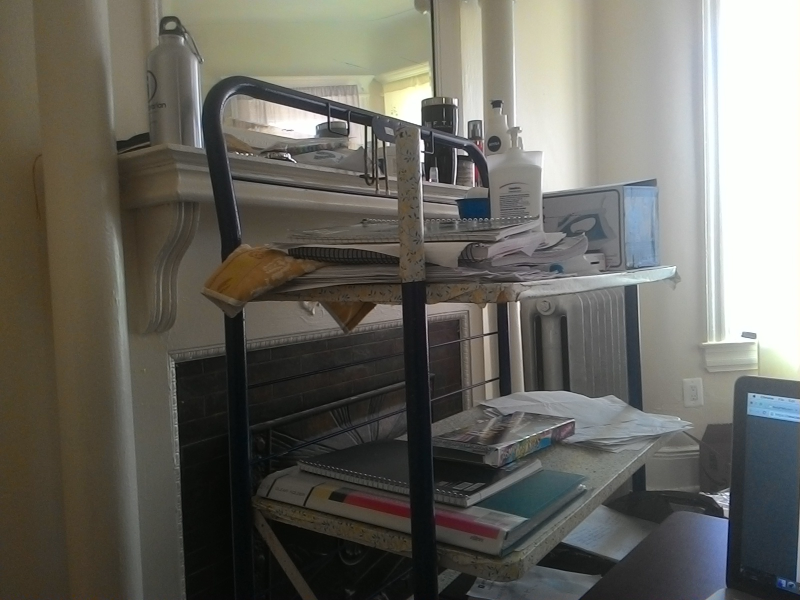
%> input picture Epipolar Geometry/Ques4a/Left.jpg, 1600 x 1200 px (shown at 1/2 size)
$ octave Ques_4a.m   (GNU Octave 9; MATLAB toolbox functions it lacks are replaced by stand-ins)
%> lines starting %> are read from the running program, lines starting %| are printed output that depends on the picture
clc,close all
% Reading the stereo pair of scene
left=imread('Left.jpg');
%> left is the input picture: size 1200x1600x3 uint8; mean R, G, B 104.9, 103.5, 96.3
right=imread('Right.jpg');
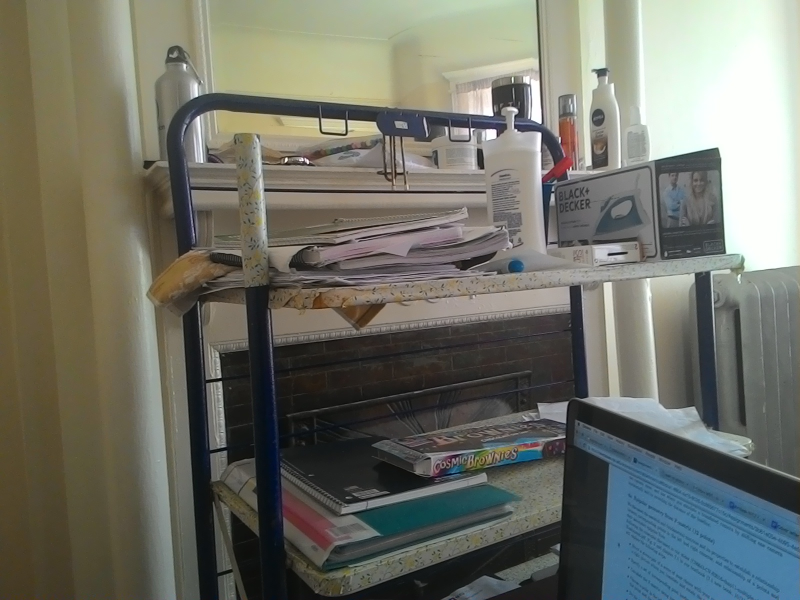
%> input picture Epipolar Geometry/Ques4a/Right.jpg, 1600 x 1200 px (shown at 1/2 size)
%> right is the input picture: size 1200x1600x3 uint8; mean R, G, B 111.6, 112.8, 103.2

% Load the left points and right points
load left_points.mat
load right_points.mat

% Plotting the point selected
figure(1),imshow(left),title('Points on the left image'),title('Left Image and 12 points'),
hold on, plot(left_points(:,1),left_points(:,2),'r*')
%> after `plot(left_points(:,1),left_points(:,2),'r*')`:
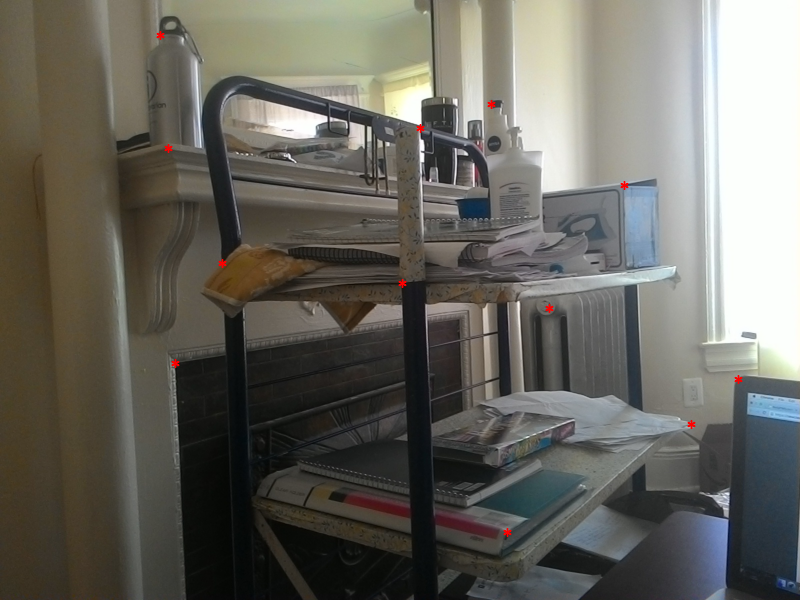
%> figure redrawn from the program's plot data; shown at 1/2 size; its title reads 'Left Image and 12 points'

figure(2),imshow(right),title('Points on the right image'),title('Right Image and 12 corresponding points'),
hold on, plot(right_points(:,1),right_points(:,2),'r*')
%> after `plot(right_points(:,1),right_points(:,2),'r*')`:
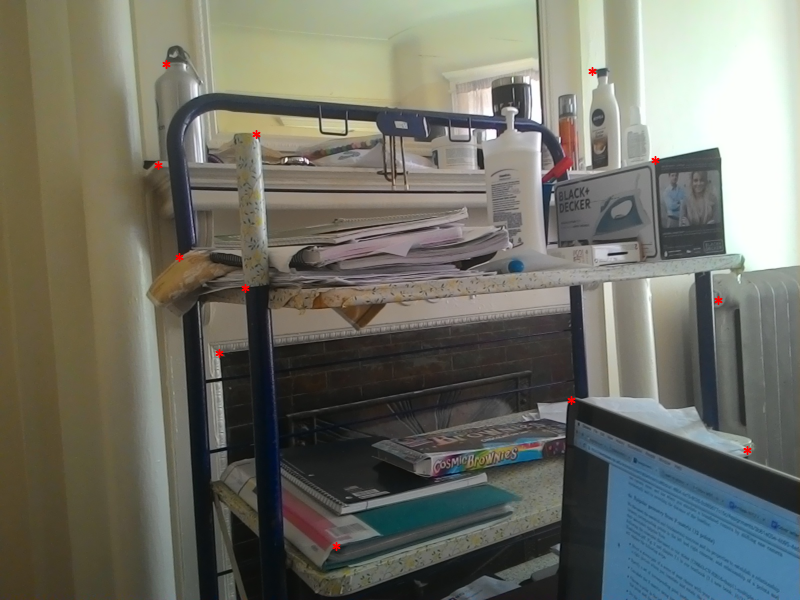
%> figure redrawn from the program's plot data; shown at 1/2 size; its title reads 'Right Image and 12 corresponding points'


%% Calculate the F-matrix
% Normalize the points( Hartley preconditioning algorithm)
% The coordinates of corresponding points can have a wide range leading to numerical instabilities.
% It is better to first normalize them so they have average 0 and stddev 1 (mean distance from the center is sqrt(2)
% and denormalize F at the end

l=left_points';
r=right_points';
% Normalising left points
centl=mean(l, 2); %x_bar and y_bar
tl=bsxfun(@minus,l, centl);

% compute the scale to make mean distance from centroid sqrt(2)
meanl=mean(sqrt(sum(tl.^2)));
if meanl>0 % protect against division by 0
    sl=sqrt(2)/meanl;
else
    sl=1;
end
T=diag(ones(1,3)*sl);
T(1:end-1,end)=-sl*centl;
T(end)=1;
if size(l,1)>2
    left_normPoints=T*l;
else
    left_normPoints=tl*sl;
end
% Normalising the right points
centr=mean(r, 2); %x_bar and y_bar
tr=bsxfun(@minus,r,centr);

% compute the scale to make mean distance from centroid sqrt(2)
meanr=mean(sqrt(sum(tr.^2)));
if meanr>0 % protect against division by 0
    sr=sqrt(2)/meanr;
else
    scaler=1;
end
T_bar=diag(ones(1,3)*sr);
T_bar(1:end-1,end)=-sr*centr;
T_bar(end)=1;
if size(r,1)>2
    right_normPoints=T_bar*r ;
else
    right_normPoints=tr*sr;
end
%% Expressing the linear equation
u=left_normPoints(1,:)';
v=left_normPoints(2,:)';
ud=right_normPoints(1,:)';
vd=right_normPoints(2,:)';

% Defining the image points in one matrix
P=[u.*ud,v.*ud,ud,u.*vd,v.*vd,vd,u,v,ones(size(u,1),1)];
% % Perform SVD of P
[U,S,V]=svd(P);
[min_val,min_index]=min(diag(S(1:9,1:9)));
% % m is given by right singular vector of min. singular value
m=V(1:9,min_index);
% Projection matrix reshaping
F=[m(1:3,1)';m(4:6,1)';m(7:9,1)'];
% F1=F;
% To enforce rank 2 constraint:
% Find the SVD of F: F = Uf.Df.VfT
% Set smallest s.v. of F to 0 to create D?f
% Recompute F: F = Uf.D?f.VfT
[Uf,Sf,Vf]=svd(F);
Sf(end)=0;
F=Uf*Sf*Vf';
% Denormalise F and transform back to original scale
F=T_bar'*F*T;
% % Normalize the fundamental matrix.
F=F/norm(F)
if F(end)<0
  F=-F
end
%%

% Choose a point in the left image and calculate the epipolar line in the right image
% figure,imshow(left);
% cpselect(left,right)

 load el_left;
 load el_right;
 er_right=el_right;
epi_lineR=zeros(size(el_left,1),3);
el_left(:,3)=ones(size(el_left,1),1);
for i=1:size(el_left,1)
epi_lineR(i,:)=(F*el_left(i,:)')';
epi_lineR(i,:)=epi_lineR(i,:)./epi_lineR(i,3);
end

% Plotting the epipole in right image
al=epi_lineR(:,1);
bl=epi_lineR(:,2);
cl=epi_lineR(:,3);
xl=1:1:size(right,2);
%> xl = 1600 values from 1 to 1600
yl=zeros(size(el_left,1),size(right,2));
figure(3),imshow(left),title('Points on the left image')
hold on, plot(el_left(:,1),el_left(:,2),'r*');hold off
figure(4),imshow(right);hold on, title('Corresponding Epipolar lines on right image')
plot(el_right(:,1),el_right(:,2),'r*');hold on
for i=1:size(al)
    yl(i,:)=-(al(i)/bl(i)).*xl-(cl(i)/bl(i));
    figure(4),
     plot(xl(1,:),yl(i,:))
   hold on
end
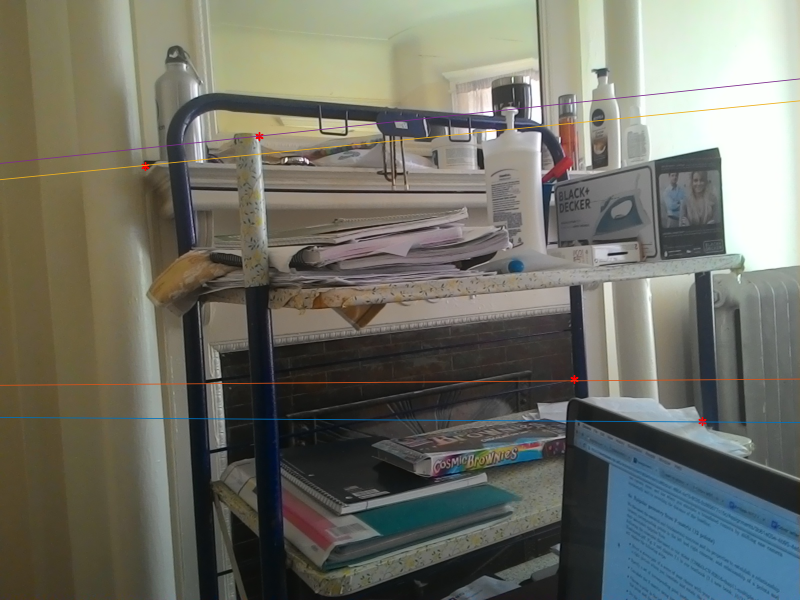
%> figure redrawn from the program's plot data; shown at 1/2 size; its title reads 'Corresponding Epipolar lines on right image'

%%
% Choose a point in the right image and calculate the epipolar line in the left image
epi_lineL=zeros(size(er_right,1),3);
er_right(:,3)=ones(size(er_right,1),1);
for i=1:size(er_right,1)
epi_lineL(i,:)=er_right(i,:)*F;
epi_lineL(i,:)=epi_lineL(i,:)./epi_lineL(i,3);
end

% Plotting the epipole in right image
ar=epi_lineL(:,1);
br=epi_lineL(:,2);
cr=epi_lineL(:,3);
xr=1:1:size(left,2);
%> xr = 1600 values from 1 to 1600
yr=zeros(size(er_right,1),size(left,2));
figure(5),imshow(right),hold on,title('Points on the right image')
plot(er_right(:,1),er_right(:,2),'r*');
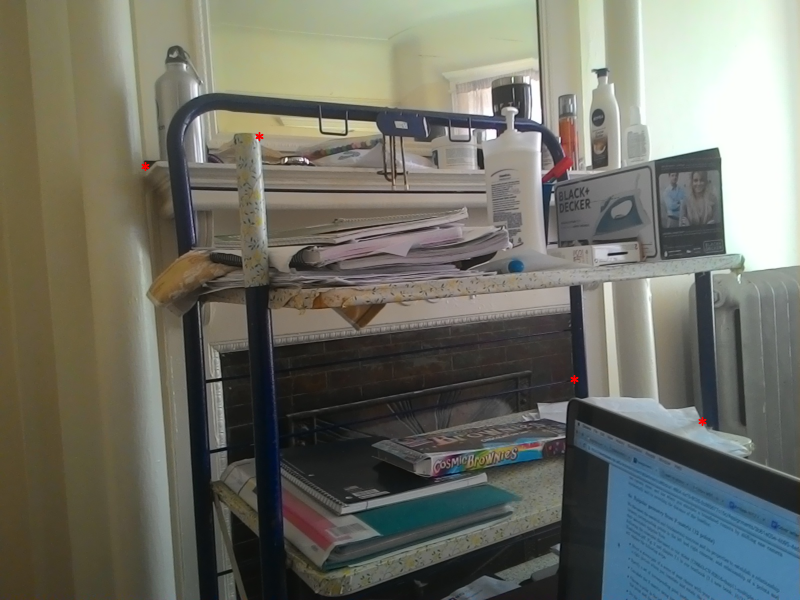
%> figure redrawn from the program's plot data; shown at 1/2 size; its title reads 'Points on the right image'
figure(6),imshow(left);hold on, title('Corresponding Epipolar lines on left image')
plot(el_left(:,1),el_left(:,2),'r*');
for i=1:size(ar)
    yr(i,:)=-(ar(i)/br(i)).*xr-(cr(i)/br(i));
    figure(6)
 hold on
     plot(xr(1,:),yr(i,:))
end
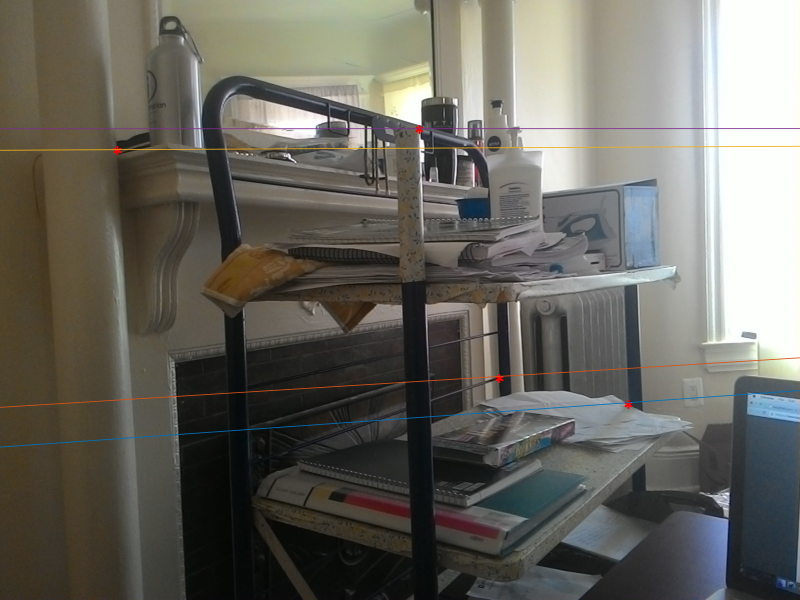
%> figure redrawn from the program's plot data; shown at 1/2 size; its title reads 'Corresponding Epipolar lines on left image'
% % % Calculate the position of the epipole of the left camera
[~, ~, v]=svd(F);
ep=v(:, 3)';
epipole= ep(1:3)/ep(3)
%%
% Plotting the epipole along with the epipolar line in left image

figure,
xr1=1:1:(epipole(1,1)+1000);
yr1=zeros(size(er_right,1),(floor(epipole(1,1)+1000)));

figure(7),imagesc(left);hold on,title('Epipolar lines and epipoles on left image')
 plot(epipole(1,1),epipole(1,2),'r*');
 hold on
% plot(er_left(:,1),er_left(:,2),'r*');
for i=1:size(ar)
    yr1(i,:)=-(ar(i)/br(i)).*xr1-(cr(i)/br(i));
    figure(7)
 hold on
     plot(xr1(1,:),yr1(i,:))
end
xlim([1,10000])
ylim([1,4000])
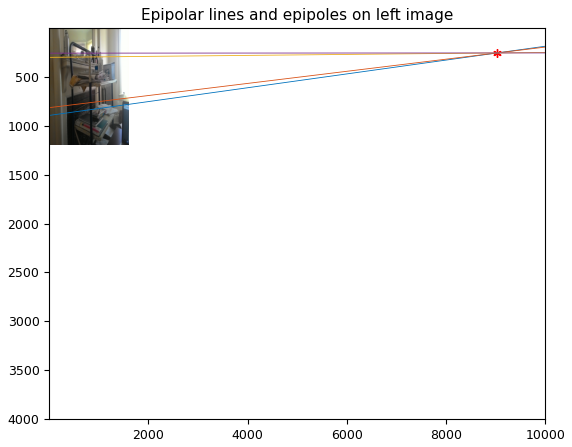
%> figure redrawn from the program's plot data
